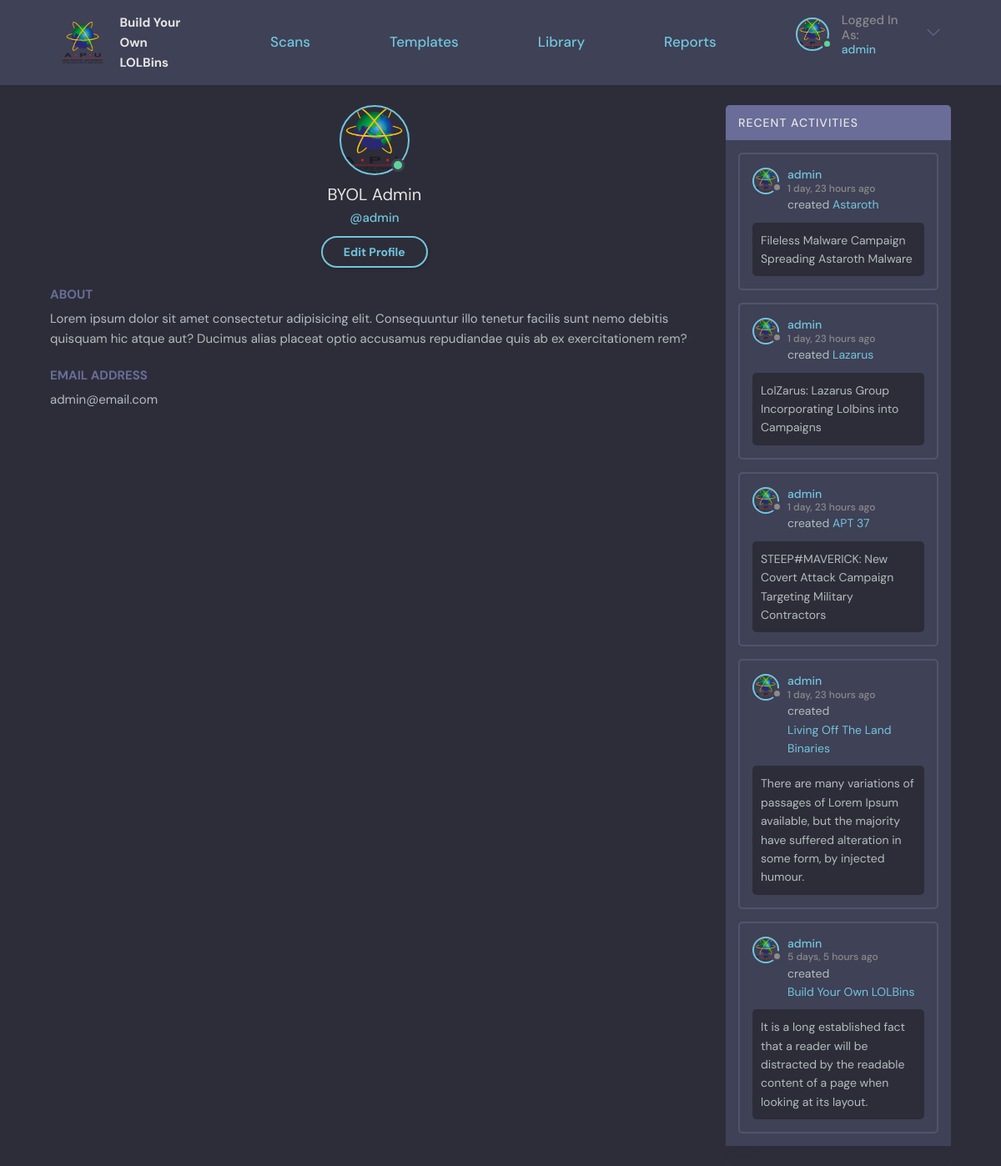
Before: /profile/1/ (signed in) with the older database file.
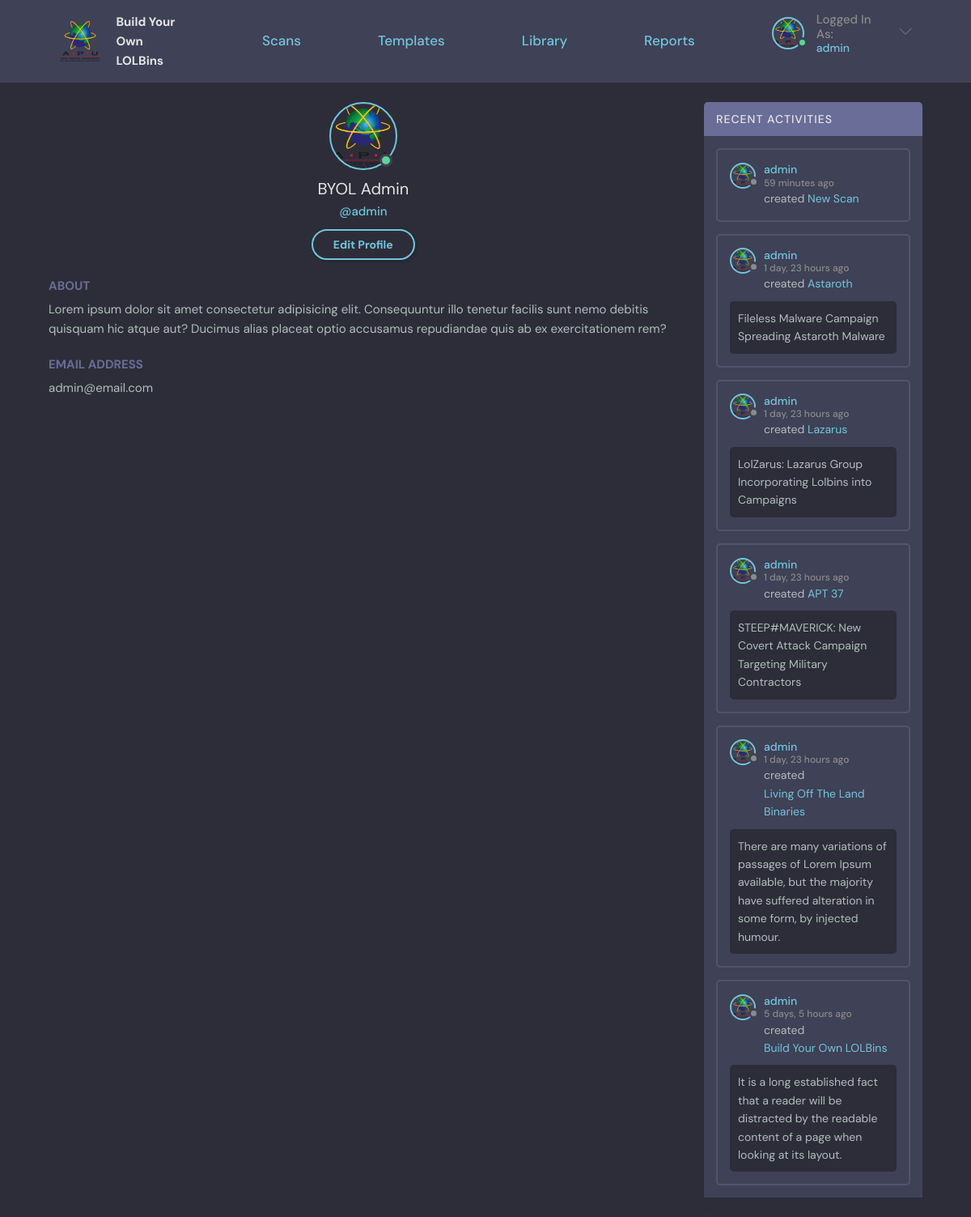
After: the same page with the newer database file.
### base/models.py (models this page shows, shortened)
class Scan(models.Model):
    user = models.ForeignKey(User, on_delete=SET_NULL, null=True, verbose_name = u'Owner')
    name = models.CharField(max_length=200, default="New Scan")
    description = models.TextField(null=True, blank=True)
    updated = models.DateTimeField(auto_now=True)
    created = models.DateTimeField(auto_now_add=True)
    STATUS_CHOICES = (
    ("STOPPED", "STOPPED"),
    ("COMPLETED", "COMPLETED"),
    ("RUNNING", "RUNNING"),
    ("ERROR", "ERROR"))
    status = models.CharField(max_length=15, choices=STATUS_CHOICES, default='STOPPED')
    ip = models.CharField("IP Address", max_length=15, default="127.0.0.1")
    username = models.CharField("Machine Username", max_length=30, default="admin")
    password = models.CharField("Machine Password", max_length=50, default="admin")
    task = models.TextField(null=True, blank=True)
    class Meta:
        ordering = ['-updated', '-created']
        verbose_name = 'Scan'

### base/views.py (the view)
# urls.py: path('profile/<str:pk>/', views.userProfile, name="user-profile"),
@login_required(login_url='login')
def userProfile(request, pk):
    user = User.objects.get(id=pk)
    userScans = Scan.objects.filter(user=user).order_by('-created')
    context = {'user': user, 'userScans': userScans}
    return render(request, 'base/profile.html', context)

### base/templates/base/profile.html (shortened to what this page needs)
{% extends 'main.html' %}
{% block content %}
{% load static %}
<main class="profile-page layout layout--2">
  <div class="container">
    <div class="roomList">
      <div class="profile">
        <div class="profile__avatar">
          <div class="avatar avatar--large active">
            <img src="{% static 'images/APU.png' %}" />
          </div>
        </div>
        <div class="profile__info">
          <h3>{{user.first_name}} {{user.last_name}}</h3>
          <p>@{{user.username}}</p>
          {% if request.user == user %}
            <a href="{% url 'edit-profile' %}" class="btn btn--main btn--pill">Edit Profile</a>
          {% endif %}
        </div>
        <div class="profile__about">
          <h3>About</h3>
          <p>
            Lorem ipsum dolor sit amet consectetur adipisicing elit. Consequuntur illo tenetur
            facilis sunt nemo debitis quisquam hic atque aut? Ducimus alias placeat optio
            accusamus repudiandae quis ab ex exercitationem rem?
          </p>
        </div>
        <div class="profile__about">
          <h3>Email Address</h3>
          <p>{{user.email}}</p>
        </div>
      </div>
    </div>
    <div class="activities">
      <div class="activities__header">
        <h2>Recent Activities</h2>
      </div>
      {% for scan in userScans %}
        <div class="activities__box">
          <div class="activities__boxHeader roomListRoom__header">
            <a href="{% url 'user-profile' user.id%}" class="roomListRoom__author">
              <div class="avatar avatar--small">
                <img src="{% static 'images/APU.png' %}" />
              </div>
              <p>
                {{user.username}}
                <span>{{scan.created|timesince}} ago</span>
              </p>
            </a>
          </div>
          <div class="activities__boxContent">
            <p>created <a href="{% url 'scan' scan.id %}">{{scan.name}}</a></p>
            {% if scan.description != "" %}
              <div class="activities__boxRoomContent">
                {{scan.description}}
              </div>
            {% endif %}
          </div>
        </div>
      {% endfor %}
      <div class="activities__break">
        <h2>blank</h2>
      </div>
    </div>
  </div>
</main>
{% endblock content %}

### templates/main.html (shortened to what this page needs)
<!DOCTYPE html>
{% load static %}
<html lang="en">
  <head>
    <link rel="stylesheet" type='text/css' media='screen' href="{% static 'styles/style.css' %}">
  </head>
  <body>
    {% include 'navigationBar.html' %}
    {% block content %}
    {% endblock %}
  </body>
</html>

### templates/navigationBar.html (shortened to what this page needs)
{% load static %}
<header class="header header--loggedIn">
  <div class="container">
    <a href="{% url 'home' %}" class="header__logo">
      <img src="{% static 'images/APU.png' %}" style="width:50px;height:50px;"/>
      <h1>
        Build Your<br>
        Own LOLBins
      </h1>
    </a>
    <a href="{% url 'home' %}" class="header__text">
      <h2>Scans</h2>
    </a>
    <a href="{% url 'template' %}" class="header__text">
      <h2>Templates</h2>
    </a>
    <a href="{% url 'library' %}" class="header__text">
      <h2>Library</h2>
    </a>
    <a href="{% url 'report' %}" class="header__text">
      <h2>Reports</h2>
    </a>
    <nav class="header__menu">
      {% if request.user.is_authenticated %}
          <div class="header__user">
            <a href="{% url 'user-profile' request.user.id%}">
                <div class="avatar avatar--medium active">
                <img src="{% static 'images/APU.png' %}" />
                </div>
                <p>Logged In As:<span>{{request.user}}</span></p>
            </a>
            <button class="dropdown-button">
                <svg version="1.1" xmlns="http://www.w3.org/2000/svg" width="32" height="32" viewBox="0 0 32 32">
                <title>chevron-down</title>
                <path d="M16 21l-13-13h-3l16 16 16-16h-3l-13 13z"></path>
                </svg>
            </button>
          </div>
      {% else %}
          <a href="{% url 'login' %}">
              <img src="{% static 'images/avatar.svg' %}" />
              <p>Login</p>
          </a>
      {% endif %}
    </nav>
  </div>
</header>

Changed rows visible on the page:
added Scan: {{ user.username }} "admin", created "59 minutes", name "New Scan"
